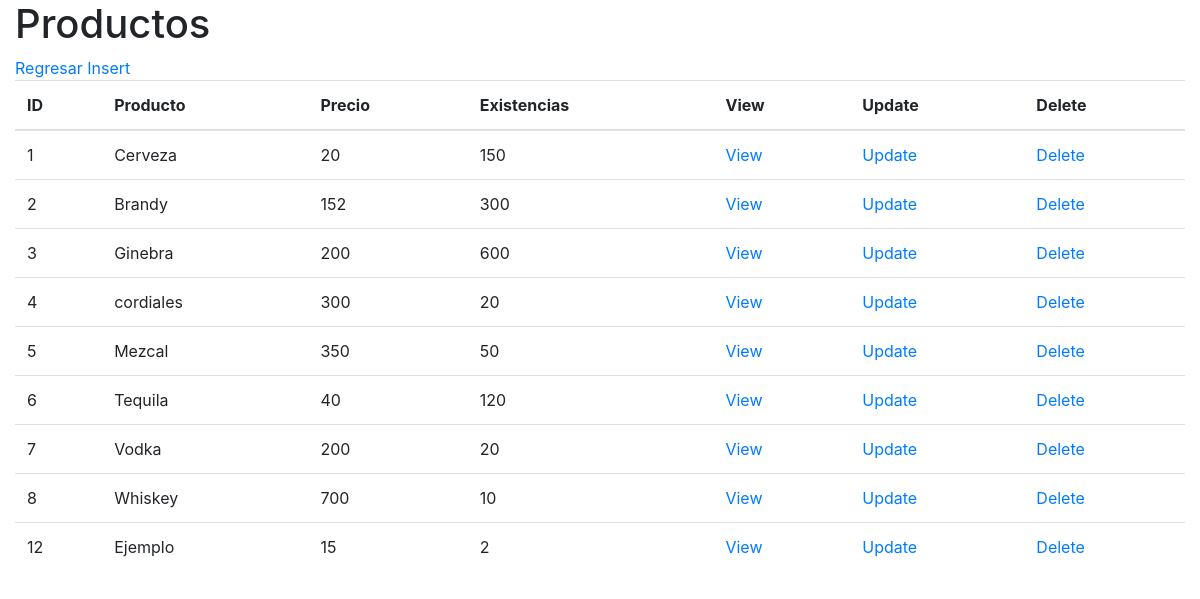
/Tienda-Online/productos/index.php, run on the app's committed database.
### tables this page shows
CREATE TABLE productos(
id_producto		integer primary key AUTOINCREMENT ,
producto		text(20) not null, 
precio			integer(5) not null,
existencias		integer(5) not null
);

### Tienda-Online/productos/db/db_list.php (the view)
<?php
    $db = new SQLite3("../tienda.db");
    $resultado = $db->query("SELECT * from productos;");
    $table = "
        <table class='table'>
            <thead>
            <tr>
                <th>ID</th>
                <th>Producto</th>
                <th>Precio</th>
                <th>Existencias</th>
                <th>View</th>
                <th>Update</th>
                <th>Delete</th>
            </tr>
            </thead>
            ";
    print($table);
    while ($row = $resultado->fetchArray()) {
        $id_producto = $row['id_producto'];
        $producto = $row['producto'];
        $precio = $row['precio'];
        $existencias = $row['existencias'];
        $table = "
            <tr>
                <td>$id_producto</td>
                <td>$producto</td>
                <td>$precio</td>
                <td>$existencias</td>
                <td><a href='view.php?id_producto=$id_producto'>View</a></td>
                <td><a href='update.php?id_producto=$id_producto'>Update</a></td>
                <td><a href='delete.php?id_producto=$id_producto'>Delete</a></td>
            </tr>
        ";
        print($table);
    }
    print("</table>");
?>

### Tienda-Online/productos/index.php (shortened to what this page needs)
<!doctype html>
<html lang="en">
<head>
    <link rel="stylesheet" href="https://cdn.jsdelivr.net/npm/bootstrap@4.5.3/dist/css/bootstrap.min.css">
</head>
<body>
    <div class="container-fluid">
        <h1>Productos</h1>
        <a href="../tienda.php">Regresar</a>
        <a href="insert.php">Insert</a>
        <?php include 'db/db_list.php'; ?>
    </div>
</body>
</html>

### data on the page
productos: id_producto "1", producto "Cerveza", precio "20", existencias "150"
productos: id_producto "2", producto "Brandy", precio "152", existencias "300"
productos: id_producto "3", producto "Ginebra", precio "200", existencias "600"
productos: id_producto "4", producto "cordiales", precio "300", existencias "20"
productos: id_producto "5", producto "Mezcal", precio "350", existencias "50"
productos: id_producto "6", producto "Tequila", precio "40", existencias "120"
productos: id_producto "7", producto "Vodka", precio "200", existencias "20"
productos: id_producto "8", producto "Whiskey", precio "700", existencias "10"
productos: id_producto "12", producto "Ejemplo", precio "15", existencias "2"
